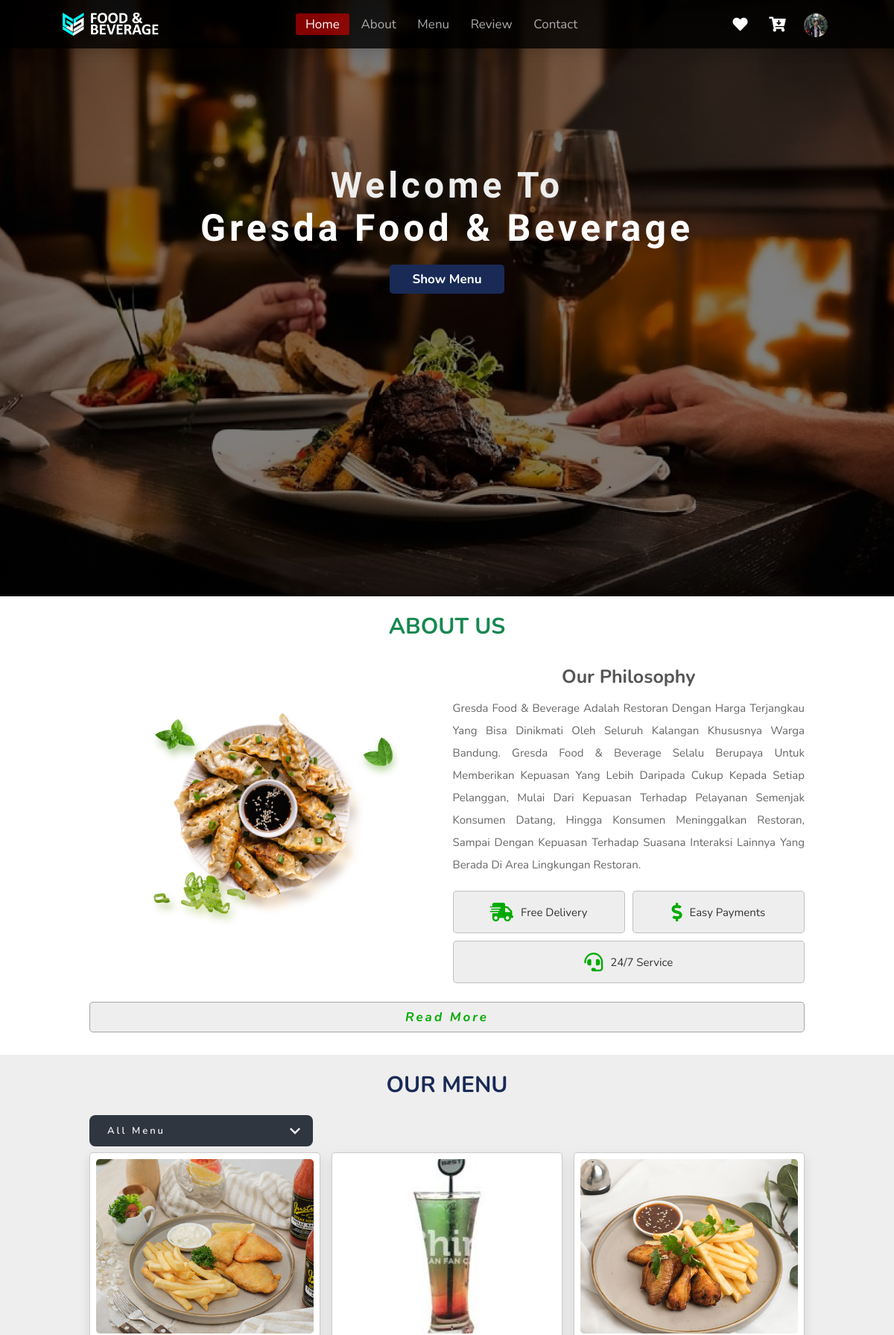
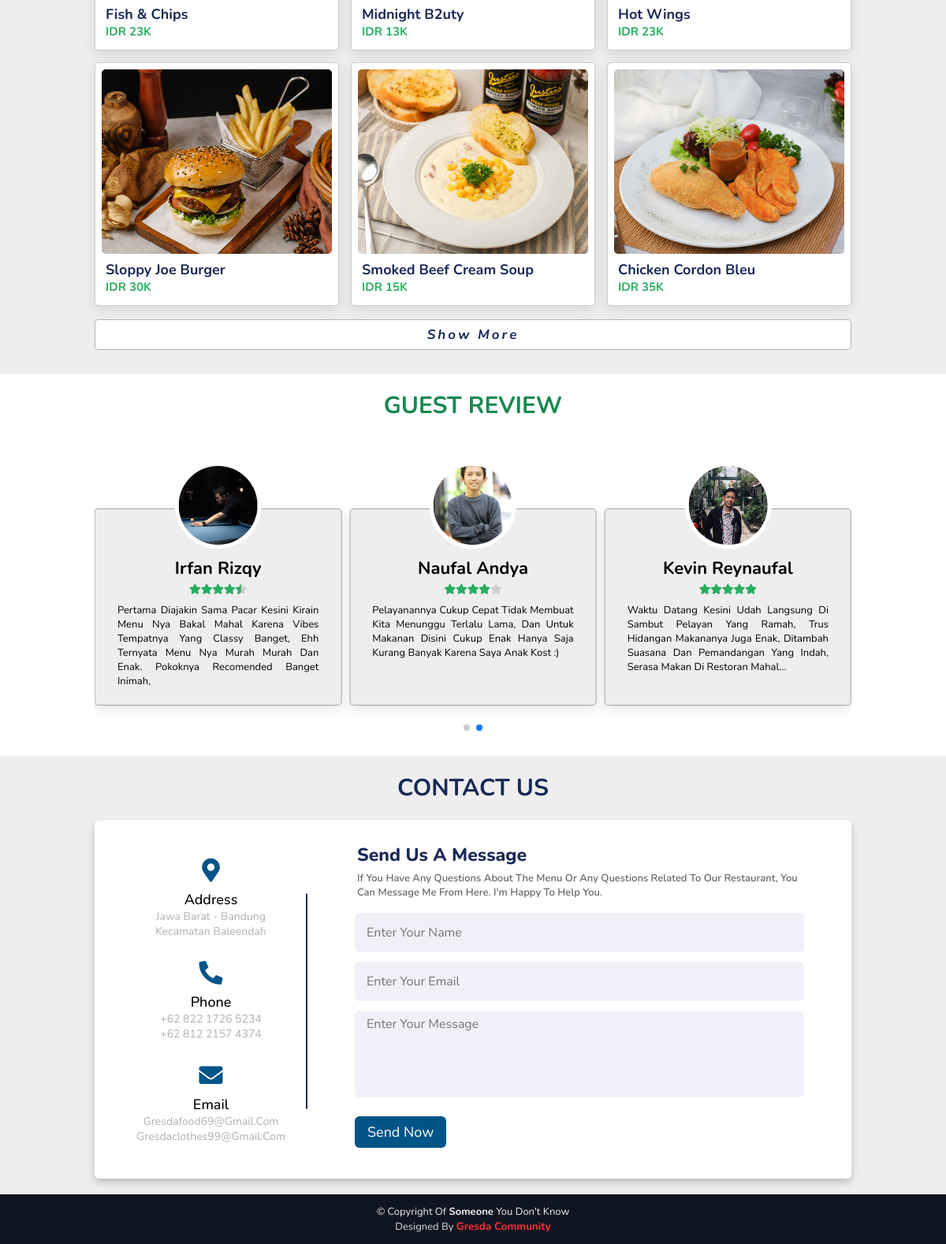
The app's page /Customer/index.php (signed in) with its own data (2 pictures, top to bottom).
### tables this page shows
CREATE TABLE `tbl_users` (
  `id` int(10) UNSIGNED NOT NULL,
  `img_user` varchar(255) NOT NULL,
  `username` varchar(150) NOT NULL,
  `email` varchar(150) NOT NULL,
  `password` varchar(150) NOT NULL
);

CREATE TABLE `tbl_food` (
  `food_id` int(10) UNSIGNED NOT NULL,
  `category` varchar(100) NOT NULL,
  `name` varchar(100) NOT NULL,
  `price` decimal(10,0) NOT NULL,
  `description` text NOT NULL,
  `image_name` varchar(255) NOT NULL,
  `active` varchar(10) NOT NULL
);

CREATE TABLE `tbl_review` (
  `id` int(10) UNSIGNED NOT NULL,
  `order_id` varchar(100) NOT NULL,
  `user_id` int(10) NOT NULL,
  `rating` decimal(10,1) NOT NULL,
  `tgl_review` date DEFAULT current_timestamp(),
  `message` varchar(280) NOT NULL,
  `active` varchar(10) NOT NULL
);

### Customer/index.php (the view, shortened to what this page needs)
<?php include('../Assets/Config/config.php');
if (isset($_SESSION['username']) && isset($_SESSION['id'])) {
    $uid = $_SESSION['id'];
    $uname = $_SESSION['username'];
?>
    <!DOCTYPE html>
    <html>
    <head>
        <link rel="stylesheet" href="style.css">
        <link rel="stylesheet" href="https://cdnjs.cloudflare.com/ajax/libs/font-awesome/5.15.3/css/all.min.css">
        <link rel="stylesheet" href="https://unpkg.com/swiper/swiper-bundle.min.css" />
    </head>
    <body>
        <header>
            <img src="../Assets/Images/LogoGresdaFoodBeverage.jpg" class="logo">
            <nav class="navbar">
                <a class="active" href="#home">Home</a>
                <a href="#about">About</a>
                <a href="#menu">Menu</a>
                <a href="#review">Review</a>
                <a href="#contact">Contact</a>
            </nav>
            <div class="icons">
                <a href="#" class="fas fa-heart"></a>
                <a href="UserData/cart.php" class="fas fa-cart-arrow-down"></a>
                <div class="user-img">
                    <?php
                    $res_img_users = mysqli_query($conn, "SELECT * FROM tbl_users WHERE id='$uid' and username='$uname'");
                    $row_img_users = mysqli_fetch_assoc($res_img_users);
                    $user_img = $row_img_users['img_user'];
                    ?>
                    <img src="../Assets/Images/users/profile/<?php echo $user_img ?>">
                </div>
            </div>
        </header>
        <section class=" home" id="home">
            <div class="content">
                <div class="text-1">Welcome to</div>
                <div class="text-2">Gresda Food & Beverage</div>
                <a href="#menu" class="btn">Show Menu</a>
            </div>
        </section>
        <section class="about" id="about">
            <h1 class="sub-heading">About Us</h1>
            <div class="row">
                <div class="image">
                    <img src="../Assets/Images/home-menu/01.png" alt="">
                </div>
                <div class="content">
                    <h2>Our Philosophy</h2>
                    <p> Gresda Food & Beverage adalah Restoran dengan harga terjangkau yang bisa dinikmati oleh seluruh
                        kalangan khususnya warga Bandung. Gresda Food & Beverage selalu berupaya untuk memberikan kepuasan
                        yang lebih daripada cukup kepada setiap pelanggan, mulai dari kepuasan terhadap pelayanan semenjak
                        konsumen datang, hingga konsumen meninggalkan restoran, sampai dengan kepuasan terhadap suasana
                        interaksi lainnya yang berada di area lingkungan Restoran.
                    </p>
                    <div class="icons-container">
                        <div class="icons">
                            <i class="fas fa-shipping-fast"></i>
                            <span>free delivery</span>
                        </div>
                        <div class="icons">
                            <i class="fas fa-dollar-sign"></i>
                            <span>easy payments</span>
                        </div>
                        <div class="icons">
                            <i class="fas fa-headset"></i>
                            <span>24/7 service</span>
                        </div>
                    </div>
                </div>
            </div>
            <i onclick="moreFunction()" id="moreBtn">Read more</i>
        </section>
        <section class="menu" id="menu">
            <h1 class="sub-heading">Our Menu</h1>
            <div class="select-box">
                <div class="list-menu">
                    <div class="option active" id="all-menu">
                        <button class="btn">All Menu</button>
                    </div>
                </div>
                <div class="selected"></div>
            </div>
            <div class="box-container">
                <?php
                $sql2 = "SELECT * FROM tbl_food WHERE active='Yes' ORDER BY rand() LIMIT 10000";
                $res2 = mysqli_query($conn, $sql2);
                $count2 = mysqli_num_rows($res2);
                if ($count2 > 0) {
                    while ($row = mysqli_fetch_assoc($res2)) {
                        $category = $row['category'];
                        $name = $row['name'];
                        $price = $row['price'];
                        $image_name = $row['image_name'];
                ?>
                        <div class="box <?php echo $category; ?> all-menu">
                            <div class="menu-card">
                                <div class="image">
                                    <?php
                                    if ($image_name == "") {
                                        echo "<div class='error'>Image not available.</div>";
                                    } else {
                                    ?>
                                        <img src="../Assets/Images/all-menu/<?php echo $category; ?>/<?php echo $image_name; ?>" alt="">
                                        <div class="icons">
                                            <form action="#" method="POST">
                                            </form>
                                        </div>
                                    <?php
                                    }
                                    ?>
                                </div>
                                <div class="content">
                                    <h3><?php echo $name; ?></h3>
                                    <span class="price">IDR <?php echo $price; ?>K</span>
                                </div>
                            </div>
                        </div>
                <?php
                    }
                } else {
                    echo "<div class='error'>Food Not Available.</div>";
                }
                ?>
            </div>
            <div class="btn-showmore">
                <i class="showmore" id="showmore">Show More</i>
            </div>
        </section>
        <section class="review" id="review">
            <h1 class="sub-heading">Guest Review</h1>
            <div class="swiper-container review-slider">
                <div class="swiper-wrapper">
                    <?php
                    $sqlreview = "SELECT * FROM tbl_review r, tbl_users u WHERE active='Yes' and r.user_id=u.id ORDER BY rand() LIMIT 10000";
                    $resreview = mysqli_query($conn, $sqlreview);
                    $countreview = mysqli_num_rows($resreview);
                    if ($countreview > 0) {
                        while ($row = mysqli_fetch_assoc($resreview)) {
                            $userid = $row['user_id'];
                            $imguser = $row['img_user'];
                            $username = $row['username'];
                            $message = $row['message'];
                    ?>
                            <div class="swiper-slide card">
                                <div class="profile-image">
                                    <img src="../Assets/Images/users/profile/<?php echo $imguser; ?>" alt="">
                                </div>
                                <div class="card-content uid_<?php echo $userid; ?>">
                                    <h3><?php echo $username; ?></h3>
                                    <div class="stars">
                                        <div class="stars-outer">
                                            <div class="stars-inner"></div>
                                        </div>
                                    </div>
                                    <p><?php echo $message; ?></p>
                                </div>
                            </div>
                        <?php
                        }
                        ?>
                    <?php
                    } else {
                        echo "<div class='error'>Review Not Available.</div>";
                    }
                    ?>
                </div>
            </div>
            <div class="swiper-pagination"> </div>
        </section>
        <section class="contact" id="contact">
            <h1 class="sub-heading">Contact Us</h1>
            <form method="POST" class="contact">
                <div class="container">
                    <div class="content">
                        <div class="left-side">
                            <div class="address details">
                                <i class="fas fa-map-marker-alt"></i>
                                <div class="topic">Address</div>
                                <div class="text-one">Jawa Barat - Bandung</div>
                                <div class="text-one">Kecamatan Baleendah</div>
                            </div>
                            <div class="phone details">
                                <i class="fas fa-phone-alt"></i>
                                <div class="topic">Phone</div>
                                <div class="text-one">+62 822 1726 5234</div>
                                <div class="text-two">+62 812 2157 4374</div>
                            </div>
                            <div class="email details">
                                <i class="fas fa-envelope"></i>
                                <div class="topic">Email</div>
                                <div class="text-one">gresdafood69@gmail.com</div>
                                <div class="text-two">gresdaclothes99@gmail.com</div>
                            </div>
                        </div>
                        <div class="right-side">
                            <div class="topic-text">Send us a message</div>
                            <p>If you have any questions about the menu or any questions related to our restaurant, you can
                                message me from here. I'm happy to help you.</p>
                            <div class="input-box">
                                <input type="name" name="name" placeholder="Enter your name" required>
                            </div>
                            <div class="input-box">
                                <input type="email" name="email" placeholder="Enter your email" required>
                            </div>
                            <div class="input-box message-box">
                                <textarea type="message" name="message" placeholder="Enter your message" rows="10" required></textarea>
                            </div>
                            <input class="button" type="submit" name="addcontact" value="Send Now">
                        </div>
                    </div>
                </div>
            </form>
        </section>
        <footer class="footer" id="footer">
            <div class="footer-bottom">
                <div class="copyright">
                    &copy; Copyright of <strong>someone</strong> you don't know
                </div>
                <div class="credits">Designed by <a href="https://smktelkom-bdg.sch.id/">Gresda Community</a>
                </div>
            </div>
        </footer>
    </body>
    </html>
<?php
} else if (isset($_SESSION['id']) > 1) {
    header("Location:" . SITEURL . "Assets/Login-Register/logout.php");
    exit();
} else {
    header("Location:" . SITEURL . "index.php");
    exit();
}
?>

### records on screen
tbl_users: img_user (picture)
tbl_food: category+image_name (picture), name "Fish & Chips", price "23"
tbl_food: category+image_name (picture), name "Midnight B2uty", price "13"
tbl_food: category+image_name (picture), name "Hot Wings", price "23"
tbl_food: category+image_name (picture), name "Sloppy Joe Burger", price "30"
tbl_food: category+image_name (picture), name "Smoked Beef Cream Soup", price "15"
tbl_food: category+image_name (picture), name "Chicken Cordon Bleu", price "35"
tbl_review: user.img_user (picture), user.username "Irfan Rizqy", message "Pertama Diajakin Sama Pacar Kesini Kirain Menu Nya Bakal Mahal Karena Vibes Tempatnya Yang Classy Banget, Ehh Ternyata Menu Nya Murah Murah Dan Enak. Pokoknya Recomended Banget Inimah,"
tbl_review: user.img_user (picture), user.username "Naufal Andya", message "Pelayanannya Cukup Cepat Tidak Membuat Kita Menunggu Terlalu Lama, Dan Untuk Makanan Disini Cukup Enak Hanya Saja Kurang Banyak Karena Saya Anak Kost :)"
tbl_review: user.img_user (picture), user.username "Kevin Reynaufal", message "Waktu Datang Kesini Udah Langsung Di Sambut Pelayan Yang Ramah, Trus Hidangan Makananya Juga Enak, Ditambah Suasana Dan Pemandangan Yang Indah, Serasa Makan Di Restoran Mahal..."
